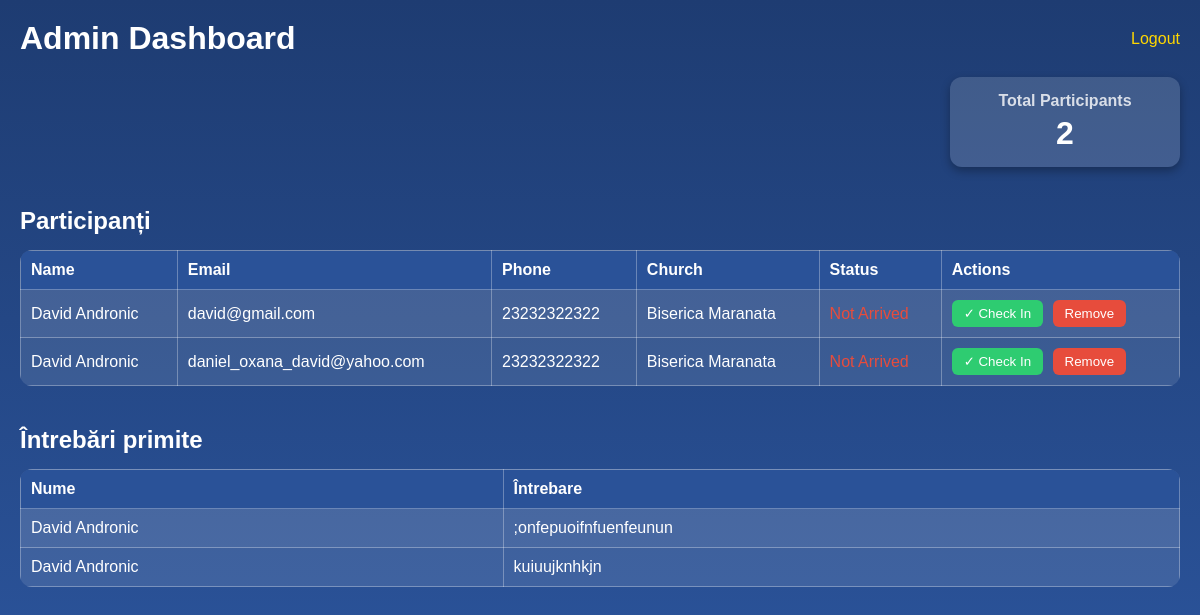
/admin-dashboard (signed in), run on an earlier commit of the app's database.
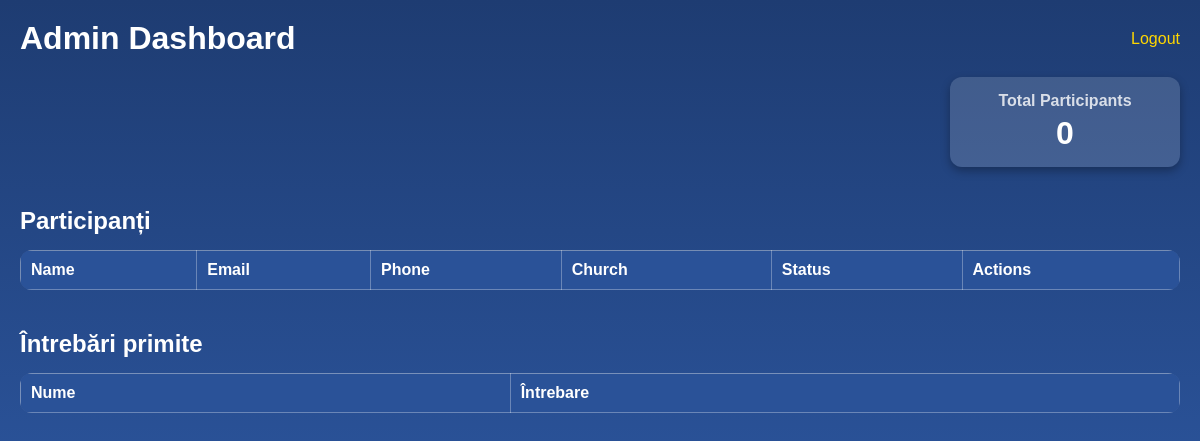
And on a later commit of the database.
### app.py (models this page shows)
class Participant(db.Model):
    id = db.Column(db.Integer, primary_key=True)
    name = db.Column(db.String(100), nullable=False)
    email = db.Column(db.String(120), unique=True, nullable=False)
    phone = db.Column(db.String(50))
    church = db.Column(db.String(100))
    team = db.Column(db.String(20))
    checked_in = db.Column(db.Boolean, default=False)
    question = db.Column(db.Text, nullable=True)
    anonymous = db.Column(db.Boolean, default=False)

### app.py (the view)
@app.route("/admin-dashboard")
def admin_dashboard():
    if "admin" not in session:
        return redirect(url_for("admin_login"))
    participants = Participant.query.all()
    total_count = Participant.query.count()
    return render_template(
        "admin_dashboard.html",
        participants=participants,
        teams=TEAMS,
        total_count=total_count
    )

### templates/admin_dashboard.html (shortened to what this page needs)
<!DOCTYPE html>
<html>
<head>
</head>
<body>
<div class="header">
<h1>Admin Dashboard</h1>
<a href="{{ url_for('admin_logout') }}">Logout</a>
</div>
<div class="stats-container">
    <div class="stat-box">
        <h3>Total Participants</h3>
        <p>{{ total_count }}</p>
    </div>
</div>
<h2 class="section-title">Participanți</h2>
<table>
<tr>
<th>Name</th>
<th>Email</th>
<th>Phone</th>
<th>Church</th>
<th>Status</th>
<th>Actions</th>
</tr>
{% for p in participants %}
<tr>
<td>{{ p.name }}</td>
<td>{{ p.email }}</td>
<td>{{ p.phone }}</td>
<td>{{ p.church }}</td>
<td>
{% if p.checked_in %}
<span style="color:#2ecc71; font-weight:bold;">Checked In</span>
{% else %}
<span style="color:#e74c3c;">Not Arrived</span>
{% endif %}
</td>
<td>
{% if not p.checked_in %}
<form method="POST"
      action="{{ url_for('admin_checkin', participant_id=p.id) }}"
      style="display:inline;">
<button type="submit" class="checkin-btn">
✓ Check In
</button>
</form>
{% endif %}
<form method="POST"
      action="{{ url_for('admin_remove', participant_id=p.id) }}"
      onsubmit="return confirmRemove();"
      style="display:inline;">
<button type="submit" class="delete-btn">
Remove
</button>
</form>
</td>
</tr>
{% endfor %}
</table>
<h2 class="section-title">Întrebări primite</h2>
<table>
<tr>
<th>Nume</th>
<th>Întrebare</th>
</tr>
{% for p in participants %}
{% if p.question %}
<tr>
<td>
{% if p.anonymous %}
Anonymous
{% else %}
{{ p.name }}
{% endif %}
</td>
<td>{{ p.question }}</td>
</tr>
{% endif %}
{% endfor %}
</table>
</body>
</html>

### templates/admin_dashboard.html (style rules this page uses)
body { margin:0; background:linear-gradient(to bottom,#1e3c72,#2a5298); color:white; font-family:Arial; padding:20px; }
.header { display:flex; justify-content:space-between; align-items:center; flex-wrap:wrap; margin-bottom:20px; }
.header h1 { margin:0; }
.stats-container { display:flex; justify-content:flex-end; margin-bottom:20px; }
.stat-box { background:rgba(255,255,255,0.15); padding:15px 25px; border-radius:12px; text-align:center; min-width:180px; box-shadow:0 4px 10px rgba(0,0,0,0.3); }
.stat-box h3 { margin:0; font-size:16px; opacity:0.8; }
.stat-box p { font-size:32px; margin:5px 0 0 0; font-weight:bold; }
table { width:100%; border-collapse:collapse; background:rgba(255,255,255,0.1); border-radius:12px; overflow:hidden; margin-bottom:30px; }
th,td { padding:10px; border:1px solid rgba(255,255,255,0.3); text-align:left; }
th { background:#2a5298; }
a { color:gold; text-decoration:none; }
.section-title { margin-top:40px; margin-bottom:15px; }

What changed in the data, as far as the page shows it:
removed Participant: name "David Andronic", email "david@gmail.com", phone "23232322322", church "Biserica Maranata", checked_in "Not Arrived", question ";onfepuoifnfuenfeunun"
removed Participant: name "David Andronic", email "daniel_oxana_david@yahoo.com", phone "23232322322", church "Biserica Maranata", checked_in "Not Arrived", question "kuiuujknhkjn"
Also different on the page:
{{ total_count }}: "2" → "0"
